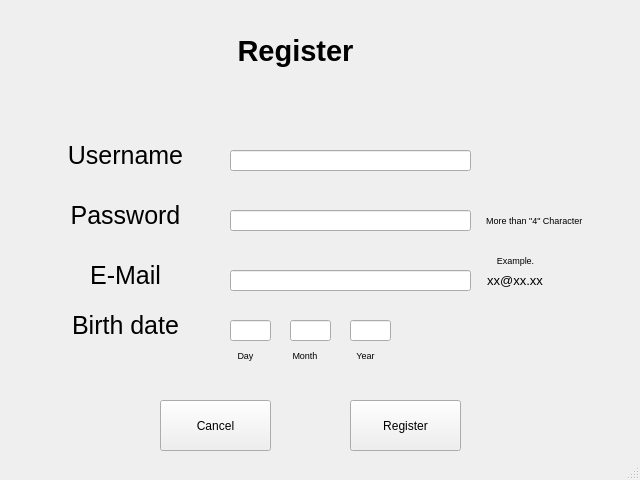
<?xml version="1.0" encoding="UTF-8"?>
<ui version="4.0">
 <class>Register</class>
 <widget class="QMainWindow" name="Register">
  <property name="geometry">
   <rect>
    <x>0</x>
    <y>0</y>
    <width>640</width>
    <height>480</height>
   </rect>
  </property>
  <property name="windowTitle">
   <string>MainWindow</string>
  </property>
  <widget class="QWidget" name="centralwidget">
   <widget class="QLineEdit" name="day">
    <property name="geometry">
     <rect>
      <x>230</x>
      <y>320</y>
      <width>41</width>
      <height>21</height>
     </rect>
    </property>
   </widget>
   <widget class="QLineEdit" name="username">
    <property name="geometry">
     <rect>
      <x>230</x>
      <y>150</y>
      <width>241</width>
      <height>21</height>
     </rect>
    </property>
   </widget>
   <widget class="QLabel" name="label">
    <property name="geometry">
     <rect>
      <x>150</x>
      <y>20</y>
      <width>291</width>
      <height>61</height>
     </rect>
    </property>
    <property name="font">
     <font>
      <pointsize>22</pointsize>
      <weight>75</weight>
      <bold>true</bold>
     </font>
    </property>
    <property name="layoutDirection">
     <enum>Qt::LeftToRight</enum>
    </property>
    <property name="text">
     <string>Register</string>
    </property>
    <property name="alignment">
     <set>Qt::AlignCenter</set>
    </property>
   </widget>
   <widget class="QLabel" name="label_3">
    <property name="geometry">
     <rect>
      <x>60</x>
      <y>190</y>
      <width>131</width>
      <height>51</height>
     </rect>
    </property>
    <property name="font">
     <font>
      <pointsize>19</pointsize>
     </font>
    </property>
    <property name="text">
     <string>Password</string>
    </property>
    <property name="alignment">
     <set>Qt::AlignCenter</set>
    </property>
    <property name="wordWrap">
     <bool>false</bool>
    </property>
   </widget>
   <widget class="QPushButton" name="cancelBtn">
    <property name="geometry">
     <rect>
      <x>160</x>
      <y>400</y>
      <width>111</width>
      <height>51</height>
     </rect>
    </property>
    <property name="text">
     <string>Cancel</string>
    </property>
   </widget>
   <widget class="QLabel" name="label_10">
    <property name="geometry">
     <rect>
      <x>480</x>
      <y>200</y>
      <width>111</width>
      <height>40</height>
     </rect>
    </property>
    <property name="font">
     <font>
      <pointsize>7</pointsize>
     </font>
    </property>
    <property name="text">
     <string>More than &quot;4&quot; Character </string>
    </property>
    <property name="alignment">
     <set>Qt::AlignCenter</set>
    </property>
    <property name="wordWrap">
     <bool>false</bool>
    </property>
   </widget>
   <widget class="QLabel" name="label_7">
    <property name="geometry">
     <rect>
      <x>220</x>
      <y>340</y>
      <width>51</width>
      <height>31</height>
     </rect>
    </property>
    <property name="font">
     <font>
      <pointsize>7</pointsize>
     </font>
    </property>
    <property name="text">
     <string>Day</string>
    </property>
    <property name="alignment">
     <set>Qt::AlignCenter</set>
    </property>
    <property name="wordWrap">
     <bool>false</bool>
    </property>
   </widget>
   <widget class="QLabel" name="label_12">
    <property name="geometry">
     <rect>
      <x>460</x>
      <y>240</y>
      <width>111</width>
      <height>40</height>
     </rect>
    </property>
    <property name="font">
     <font>
      <pointsize>7</pointsize>
     </font>
    </property>
    <property name="text">
     <string>Example.</string>
    </property>
    <property name="alignment">
     <set>Qt::AlignCenter</set>
    </property>
    <property name="wordWrap">
     <bool>false</bool>
    </property>
   </widget>
   <widget class="QLineEdit" name="year">
    <property name="geometry">
     <rect>
      <x>350</x>
      <y>320</y>
      <width>41</width>
      <height>21</height>
     </rect>
    </property>
   </widget>
   <widget class="QLineEdit" name="month">
    <property name="geometry">
     <rect>
      <x>290</x>
      <y>320</y>
      <width>41</width>
      <height>21</height>
     </rect>
    </property>
   </widget>
   <widget class="QLabel" name="label_11">
    <property name="geometry">
     <rect>
      <x>440</x>
      <y>260</y>
      <width>150</width>
      <height>40</height>
     </rect>
    </property>
    <property name="font">
     <font>
      <pointsize>10</pointsize>
     </font>
    </property>
    <property name="text">
     <string>xx@xx.xx</string>
    </property>
    <property name="alignment">
     <set>Qt::AlignCenter</set>
    </property>
    <property name="wordWrap">
     <bool>false</bool>
    </property>
   </widget>
   <widget class="QLineEdit" name="email">
    <property name="geometry">
     <rect>
      <x>230</x>
      <y>270</y>
      <width>241</width>
      <height>21</height>
     </rect>
    </property>
   </widget>
   <widget class="QLabel" name="label_2">
    <property name="geometry">
     <rect>
      <x>60</x>
      <y>130</y>
      <width>131</width>
      <height>51</height>
     </rect>
    </property>
    <property name="font">
     <font>
      <pointsize>19</pointsize>
     </font>
    </property>
    <property name="text">
     <string>Username</string>
    </property>
    <property name="alignment">
     <set>Qt::AlignCenter</set>
    </property>
    <property name="wordWrap">
     <bool>false</bool>
    </property>
   </widget>
   <widget class="QPushButton" name="regisBtn">
    <property name="geometry">
     <rect>
      <x>350</x>
      <y>400</y>
      <width>111</width>
      <height>51</height>
     </rect>
    </property>
    <property name="text">
     <string>Register</string>
    </property>
   </widget>
   <widget class="QLabel" name="label_4">
    <property name="geometry">
     <rect>
      <x>60</x>
      <y>250</y>
      <width>131</width>
      <height>51</height>
     </rect>
    </property>
    <property name="font">
     <font>
      <pointsize>19</pointsize>
     </font>
    </property>
    <property name="text">
     <string>E-Mail</string>
    </property>
    <property name="alignment">
     <set>Qt::AlignCenter</set>
    </property>
    <property name="wordWrap">
     <bool>false</bool>
    </property>
   </widget>
   <widget class="QLineEdit" name="password">
    <property name="geometry">
     <rect>
      <x>230</x>
      <y>210</y>
      <width>241</width>
      <height>21</height>
     </rect>
    </property>
   </widget>
   <widget class="QLabel" name="label_9">
    <property name="geometry">
     <rect>
      <x>340</x>
      <y>340</y>
      <width>51</width>
      <height>31</height>
     </rect>
    </property>
    <property name="font">
     <font>
      <pointsize>7</pointsize>
     </font>
    </property>
    <property name="text">
     <string>Year</string>
    </property>
    <property name="alignment">
     <set>Qt::AlignCenter</set>
    </property>
    <property name="wordWrap">
     <bool>false</bool>
    </property>
   </widget>
   <widget class="QLabel" name="label_5">
    <property name="geometry">
     <rect>
      <x>60</x>
      <y>300</y>
      <width>131</width>
      <height>51</height>
     </rect>
    </property>
    <property name="font">
     <font>
      <pointsize>19</pointsize>
     </font>
    </property>
    <property name="text">
     <string>Birth date</string>
    </property>
    <property name="alignment">
     <set>Qt::AlignCenter</set>
    </property>
    <property name="wordWrap">
     <bool>false</bool>
    </property>
   </widget>
   <widget class="QLabel" name="label_8">
    <property name="geometry">
     <rect>
      <x>280</x>
      <y>340</y>
      <width>50</width>
      <height>31</height>
     </rect>
    </property>
    <property name="font">
     <font>
      <pointsize>7</pointsize>
     </font>
    </property>
    <property name="text">
     <string>Month</string>
    </property>
    <property name="alignment">
     <set>Qt::AlignCenter</set>
    </property>
    <property name="wordWrap">
     <bool>false</bool>
    </property>
   </widget>
  </widget>
  <widget class="QStatusBar" name="statusbar"/>
 </widget>
 <resources/>
 <connections/>
</ui>
